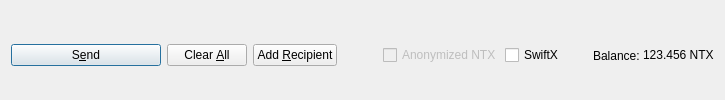
         <widget class="QFrame" name="frame_Send">
          <layout class="QHBoxLayout" name="horizontalLayout">
           <property name="bottomMargin">
            <number>0</number>
           </property>
           <item>
            <widget class="QPushButton" name="sendButton">
             <property name="minimumSize">
              <size>
               <width>150</width>
               <height>0</height>
              </size>
             </property>
             <property name="toolTip">
              <string>Confirm the send action</string>
             </property>
             <property name="text">
              <string>S&amp;end</string>
             </property>
             <property name="icon">
              <iconset resource="../netchain.qrc">
               <normaloff>:/icons/send</normaloff>:/icons/send</iconset>
             </property>
             <property name="autoDefault">
              <bool>false</bool>
             </property>
             <property name="default">
              <bool>true</bool>
             </property>
            </widget>
           </item>
           <item>
            <widget class="QPushButton" name="clearButton">
             <property name="sizePolicy">
              <sizepolicy hsizetype="Minimum" vsizetype="Fixed">
               <horstretch>0</horstretch>
               <verstretch>0</verstretch>
              </sizepolicy>
             </property>
             <property name="toolTip">
              <string>Clear all fields of the form.</string>
             </property>
             <property name="text">
              <string>Clear &amp;All</string>
             </property>
             <property name="icon">
              <iconset resource="../netchain.qrc">
               <normaloff>:/icons/remove</normaloff>:/icons/remove</iconset>
             </property>
             <property name="autoDefault">
              <bool>false</bool>
             </property>
            </widget>
           </item>
           <item>
            <widget class="QPushButton" name="addButton">
             <property name="toolTip">
              <string>Send to multiple recipients at once</string>
             </property>
             <property name="text">
              <string>Add &amp;Recipient</string>
             </property>
             <property name="icon">
              <iconset resource="../netchain.qrc">
               <normaloff>:/icons/add</normaloff>:/icons/add</iconset>
             </property>
             <property name="autoDefault">
              <bool>false</bool>
             </property>
            </widget>
           </item>
           <item>
            <spacer name="horizontalSpacer">
             <property name="orientation">
              <enum>Qt::Horizontal</enum>
             </property>
             <property name="sizeHint" stdset="0">
              <size>
               <width>40</width>
               <height>20</height>
              </size>
             </property>
            </spacer>
           </item>
           <item>
            <layout class="QHBoxLayout" name="horizontalLayout_2">
             <property name="spacing">
              <number>3</number>
             </property>
             <item>
              <widget class="QCheckBox" name="checkzNTX">
               <property name="enabled">
                <bool>false</bool>
               </property>
               <property name="text">
                <string>Anonymized NTX</string>
               </property>
              </widget>
             </item>
             <item>
              <widget class="QCheckBox" name="checkSwiftTX">
               <property name="enabled">
                <bool>true</bool>
               </property>
               <property name="minimumSize">
                <size>
                 <width>85</width>
                 <height>0</height>
                </size>
               </property>
               <property name="text">
                <string>SwiftX</string>
               </property>
              </widget>
             </item>
             <item>
              <widget class="QLabel" name="label">
               <property name="text">
                <string>Balance:</string>
               </property>
              </widget>
             </item>
             <item>
              <widget class="QLabel" name="labelBalance">
               <property name="sizePolicy">
                <sizepolicy hsizetype="Preferred" vsizetype="Fixed">
                 <horstretch>0</horstretch>
                 <verstretch>0</verstretch>
                </sizepolicy>
               </property>
               <property name="cursor">
                <cursorShape>IBeamCursor</cursorShape>
               </property>
               <property name="text">
                <string notr="true">123.456 NTX</string>
               </property>
               <property name="textInteractionFlags">
                <set>Qt::LinksAccessibleByMouse|Qt::TextSelectableByKeyboard|Qt::TextSelectableByMouse</set>
               </property>
              </widget>
             </item>
            </layout>
           </item>
          </layout>
         </widget>
